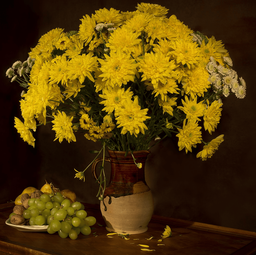
#> input picture Assignment 1/Part3/C/flower.png, 256 x 255 px, shrunk from 1544 x 1536 before the run
$ python main.py
#> lines starting #> are read from the running program, lines starting #| are printed output that depends on the picture
import numpy as np
from PIL import Image
import math

def ApplyPadding(image_array, a):
    h, w = image_array.shape
    new_h = h + 2 * a
    new_w = w + 2 * a
    padded_image = np.zeros((new_h, new_w), dtype=image_array.dtype)

    # Place the original image in the center of the padded image
    padded_image[a:h+a, a:w+a] = image_array

    # Reflect the top and bottom edges
    padded_image[:a, a:w+a] = np.flip(image_array[:a, :], axis=0)
    padded_image[h+a:, a:w+a] = np.flip(image_array[-a:, :], axis=0)

    # Reflect the left and right edges
    padded_image[a:h+a, :a] = np.flip(image_array[:, :a], axis=1)
    padded_image[a:h+a, w+a:] = np.flip(image_array[:, -a:], axis=1)

    # Reflect the corners
    padded_image[:a, :a] = np.flip(np.flip(image_array[:a, :a], axis=0), axis=1)
    padded_image[:a, w+a:] = np.flip(np.flip(image_array[:a, -a:], axis=0), axis=1)
    padded_image[h+a:, :a] = np.flip(np.flip(image_array[-a:, :a], axis=0), axis=1)
    padded_image[h+a:, w+a:] = np.flip(np.flip(image_array[-a:, -a:], axis=0), axis=1)

    return padded_image

def BilateralFilter(image, sigma_s, sigma_r):
    a=math.ceil(3*sigma_s)
    PaddedImage = ApplyPadding(image,a)
    KernalSize = (2*a+1)
    height, width = image.shape
    FilteredImage = np.zeros_like(image)

    # G_s
    G_s = np.zeros((KernalSize, KernalSize))
    for i in range(KernalSize):
        for j in range(KernalSize):
            x = i - KernalSize // 2
            y = j - KernalSize // 2
            G_s[i, j] = math.exp(-(x**2 + y**2) / (2 * sigma_s**2))

    # Apply the filter
    HalfKernal=KernalSize // 2
    for i in range(height):
        print("i:", i)
        for j in range(width):

            SubMatric = PaddedImage[a+i-HalfKernal:a+i+HalfKernal+1, a+j-HalfKernal:a+j+HalfKernal+1] - image[i, j]
            G_r = np.exp(-(SubMatric**2) / (2 * sigma_r**2))
            weight = G_s * G_r
            SumWeight= np.sum(weight)
            FilteredImage[i, j] = np.sum(weight * image[i, j])/SumWeight

    return FilteredImage.astype(np.uint8)

def main():
    InputImage = np.array(Image.open('flower.png').convert('L'))
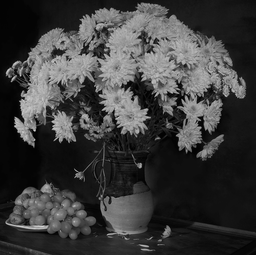
#> InputImage: shape (255, 256); min 0, max 218, mean 60
    SigmaR = 20
    SigmaS = 20

    Output= BilateralFilter(InputImage, SigmaR, SigmaS)
#> in ApplyPadding, `padded_image[a:h+a, a:w+a] = image_array`:
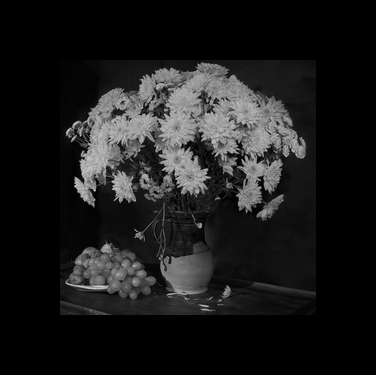
#> padded_image: shape (375, 376); min 0, max 218, mean 27.8
#> in ApplyPadding, `padded_image[h+a:, w+a:] = np.flip(np.flip(image_array[-a:, -a:], axis..`:
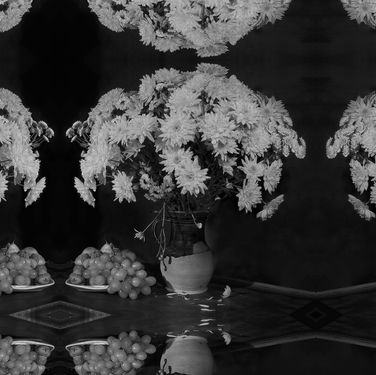
#> padded_image: shape (375, 376); min 0, max 218, mean 54.6
    Image.fromarray(Output.astype(np.uint8)).save('BilateralFiltering2.png')

if __name__ == "__main__":
    main()
